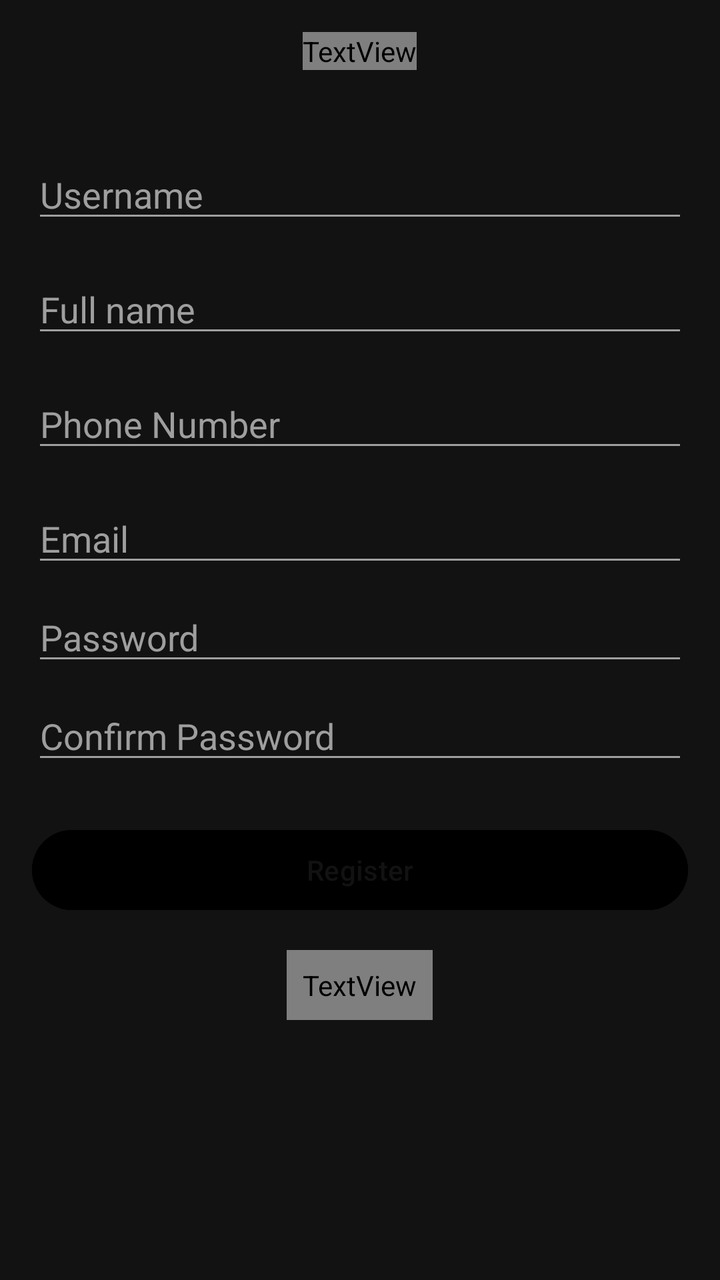
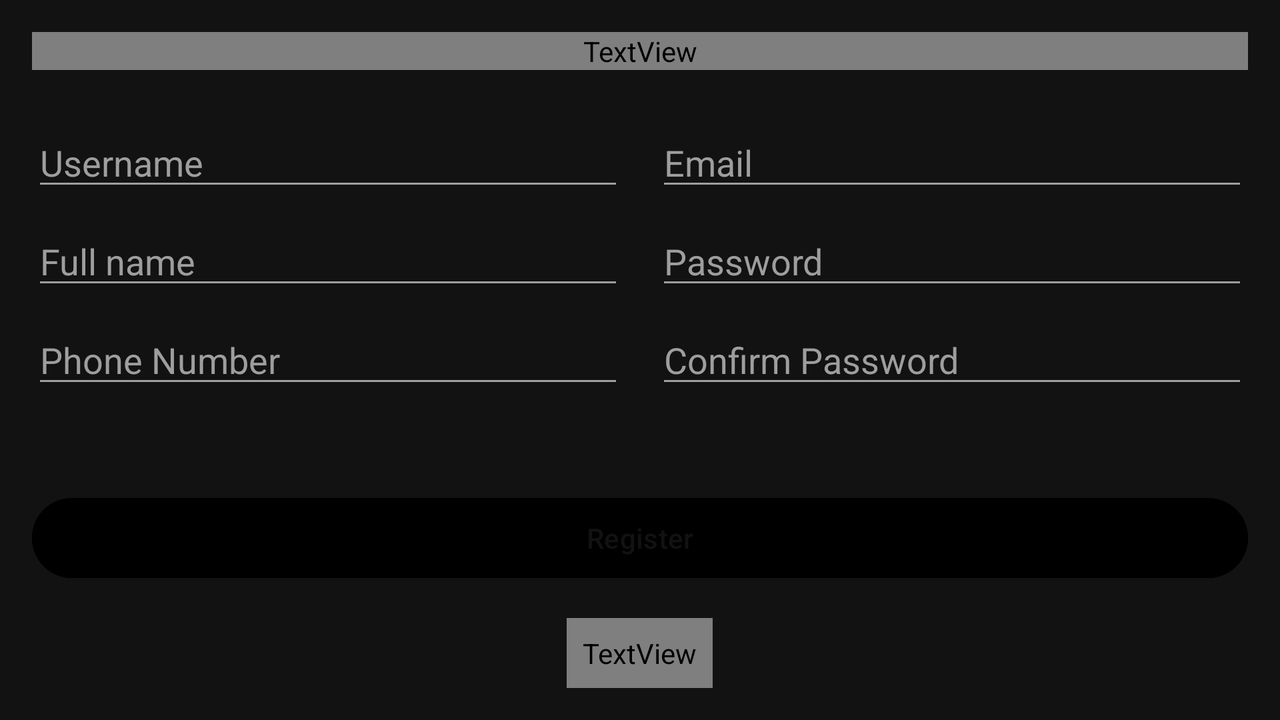

First picture: res/layout/ on a phone held upright. Second picture: the repository's own variant of that layout, on a device whose configuration matches the variant's folder. Source for both follows.
<!-- AndroidManifest.xml: application theme Theme.LT_Mobile_Nhom4 -->
<!-- res/layout/register_fragment.xml -->
<?xml version="1.0" encoding="utf-8"?>
<LinearLayout xmlns:android="http://schemas.android.com/apk/res/android"
        android:orientation="vertical"
        android:layout_width="match_parent"
        android:layout_height="match_parent"
        android:padding="16dp"
        android:background="#121212">

    
    <TextView
            android:id="@+id/largeTitleTextView"
            android:layout_width="wrap_content"
            android:layout_height="wrap_content"
            android:text="@string/register"
            android:textSize="36sp"
            android:textStyle="bold"
            android:layout_gravity="center"
            android:textColor="@color/app"
            android:layout_marginBottom="24dp" />

    <EditText
            android:id="@+id/usernameEditText"
            android:layout_width="match_parent"
            android:layout_height="wrap_content"
            android:hint="@string/username"
            android:inputType="text"
            android:backgroundTint="#9E9E9E"
            android:textColorHint="#9E9E9E"
            android:textColor="#FFFFFF"
            android:layout_marginTop="16dp" />
    <EditText
            android:id="@+id/fullNameEditText"
            android:layout_width="match_parent"
            android:layout_height="wrap_content"
            android:hint="@string/full_name"
            android:inputType="text"
            android:backgroundTint="#9E9E9E"
            android:textColorHint="#9E9E9E"
            android:textColor="#FFFFFF"
            android:layout_marginTop="16dp" />
    <EditText
            android:id="@+id/phoneNumberEditText"
            android:layout_width="match_parent"
            android:layout_height="wrap_content"
            android:hint="@string/phone_number"
            android:inputType="phone"
            android:backgroundTint="#9E9E9E"
            android:textColorHint="#9E9E9E"
            android:textColor="#FFFFFF"
            android:layout_marginTop="16dp" />

    <EditText
            android:id="@+id/emailEditText"
            android:layout_width="match_parent"
            android:layout_height="wrap_content"
            android:hint="@string/email"
            android:inputType="textEmailAddress"
            android:backgroundTint="#9E9E9E"
            android:textColorHint="#9E9E9E"
            android:textColor="#FFFFFF"
            android:layout_marginTop="16dp" />

    <EditText
            android:id="@+id/passwordEditText"
            android:layout_width="match_parent"
            android:layout_height="wrap_content"
            android:hint="@string/password"
            android:inputType="textPassword"
            android:backgroundTint="#9E9E9E"
            android:textColorHint="#9E9E9E"
            android:textColor="#FFFFFF"
            android:layout_marginTop="8dp" />

    <EditText
            android:id="@+id/confirmPasswordEditText"
            android:layout_width="match_parent"
            android:layout_height="wrap_content"
            android:hint="@string/confirm_password"
            android:inputType="textPassword"
            android:backgroundTint="#9E9E9E"
            android:textColorHint="#9E9E9E"
            android:textColor="#FFFFFF"
            android:layout_marginTop="8dp" />

    <Button
            android:id="@+id/registerButton"
            android:layout_width="match_parent"
            android:layout_height="wrap_content"
            android:text="@string/register"
            android:textColor="#121212"
            android:layout_marginTop="24dp"
            android:backgroundTint="@color/app" />

    <TextView
            android:id="@+id/signUpTextView"
            android:layout_width="wrap_content"
            android:layout_height="wrap_content"
            android:text="@string/login_button"
            android:textColor="@color/app"
            android:layout_gravity="center"
            android:layout_marginTop="16dp"
            android:clickable="true"
            android:focusable="true"
            android:textSize="16sp"
            android:padding="8dp" />

</LinearLayout>
<!-- resources referenced by this layout -->
<resources>
  <string name="confirm_password">Confirm Password</string>
  <string name="email" translatable="false">Email</string>
  <string name="full_name">Full name</string>
  <string name="login_button">Already have an account? Login</string>
  <string name="password">Password</string>
  <string name="phone_number">Phone Number</string>
  <string name="register">Register</string>
  <string name="username">Username</string>
  <style name="Theme.LT_Mobile_Nhom4" parent="Base.Theme.LT_Mobile_Nhom4" />
  <style name="Base.Theme.LT_Mobile_Nhom4" parent="Theme.Material3.DayNight.NoActionBar">
          
          
      </style>
</resources>
<!-- res/layout-land/register_fragment.xml (the repository's variant of the layout above) -->
<!-- drawn on the phone turned sideways -->
<?xml version="1.0" encoding="utf-8"?>
<ScrollView xmlns:android="http://schemas.android.com/apk/res/android"
        android:layout_width="match_parent"
        android:layout_height="match_parent"
        android:fillViewport="true"
        android:background="#121212">

    <LinearLayout
            android:layout_width="match_parent"
            android:layout_height="wrap_content"
            android:orientation="vertical"
            android:padding="16dp">

        
        <TextView
                android:id="@+id/largeTitleTextView"
                android:layout_width="match_parent"
                android:layout_height="wrap_content"
                android:text="@string/register"
                android:textSize="36sp"
                android:textStyle="bold"
                android:gravity="center"
                android:textColor="@color/app"
                android:layout_marginBottom="16dp" />

        
        <LinearLayout
                android:layout_width="match_parent"
                android:layout_height="0dp"
                android:layout_weight="1"
                android:orientation="horizontal">

            
            <LinearLayout
                    android:layout_width="0dp"
                    android:layout_height="wrap_content"
                    android:layout_weight="1"
                    android:orientation="vertical"
                    android:layout_marginEnd="8dp">

                <EditText
                        android:id="@+id/usernameEditText"
                        android:layout_width="match_parent"
                        android:layout_height="wrap_content"
                        android:hint="@string/username"
                        android:inputType="text"
                        android:backgroundTint="#9E9E9E"
                        android:textColorHint="#9E9E9E"
                        android:textColor="#FFFFFF"
                        android:layout_marginTop="8dp" />

                <EditText
                        android:id="@+id/fullNameEditText"
                        android:layout_width="match_parent"
                        android:layout_height="wrap_content"
                        android:hint="@string/full_name"
                        android:inputType="text"
                        android:backgroundTint="#9E9E9E"
                        android:textColorHint="#9E9E9E"
                        android:textColor="#FFFFFF"
                        android:layout_marginTop="8dp" />

                <EditText
                        android:id="@+id/phoneNumberEditText"
                        android:layout_width="match_parent"
                        android:layout_height="wrap_content"
                        android:hint="@string/phone_number"
                        android:inputType="phone"
                        android:backgroundTint="#9E9E9E"
                        android:textColorHint="#9E9E9E"
                        android:textColor="#FFFFFF"
                        android:layout_marginTop="8dp" />
            </LinearLayout>

            
            <LinearLayout
                    android:layout_width="0dp"
                    android:layout_height="wrap_content"
                    android:layout_weight="1"
                    android:orientation="vertical"
                    android:layout_marginStart="8dp">

                <EditText
                        android:id="@+id/emailEditText"
                        android:layout_width="match_parent"
                        android:layout_height="wrap_content"
                        android:hint="@string/email"
                        android:inputType="textEmailAddress"
                        android:backgroundTint="#9E9E9E"
                        android:textColorHint="#9E9E9E"
                        android:textColor="#FFFFFF"
                        android:layout_marginTop="8dp" />

                <EditText
                        android:id="@+id/passwordEditText"
                        android:layout_width="match_parent"
                        android:layout_height="wrap_content"
                        android:hint="@string/password"
                        android:inputType="textPassword"
                        android:backgroundTint="#9E9E9E"
                        android:textColorHint="#9E9E9E"
                        android:textColor="#FFFFFF"
                        android:layout_marginTop="8dp" />

                <EditText
                        android:id="@+id/confirmPasswordEditText"
                        android:layout_width="match_parent"
                        android:layout_height="wrap_content"
                        android:hint="@string/confirm_password"
                        android:inputType="textPassword"
                        android:backgroundTint="#9E9E9E"
                        android:textColorHint="#9E9E9E"
                        android:textColor="#FFFFFF"
                        android:layout_marginTop="8dp" />
            </LinearLayout>
        </LinearLayout>

        
        <LinearLayout
                android:layout_width="match_parent"
                android:layout_height="wrap_content"
                android:orientation="vertical"
                android:layout_marginTop="16dp">

            <Button
                    android:id="@+id/registerButton"
                    android:layout_width="match_parent"
                    android:layout_height="wrap_content"
                    android:text="@string/register"
                    android:textColor="#121212"
                    android:backgroundTint="@color/app" />

            <TextView
                    android:id="@+id/signUpTextView"
                    android:layout_width="wrap_content"
                    android:layout_height="wrap_content"
                    android:text="@string/login_button"
                    android:textColor="@color/app"
                    android:layout_gravity="center"
                    android:layout_marginTop="16dp"
                    android:clickable="true"
                    android:focusable="true"
                    android:textSize="16sp"
                    android:padding="8dp" />
        </LinearLayout>
    </LinearLayout>
</ScrollView>
